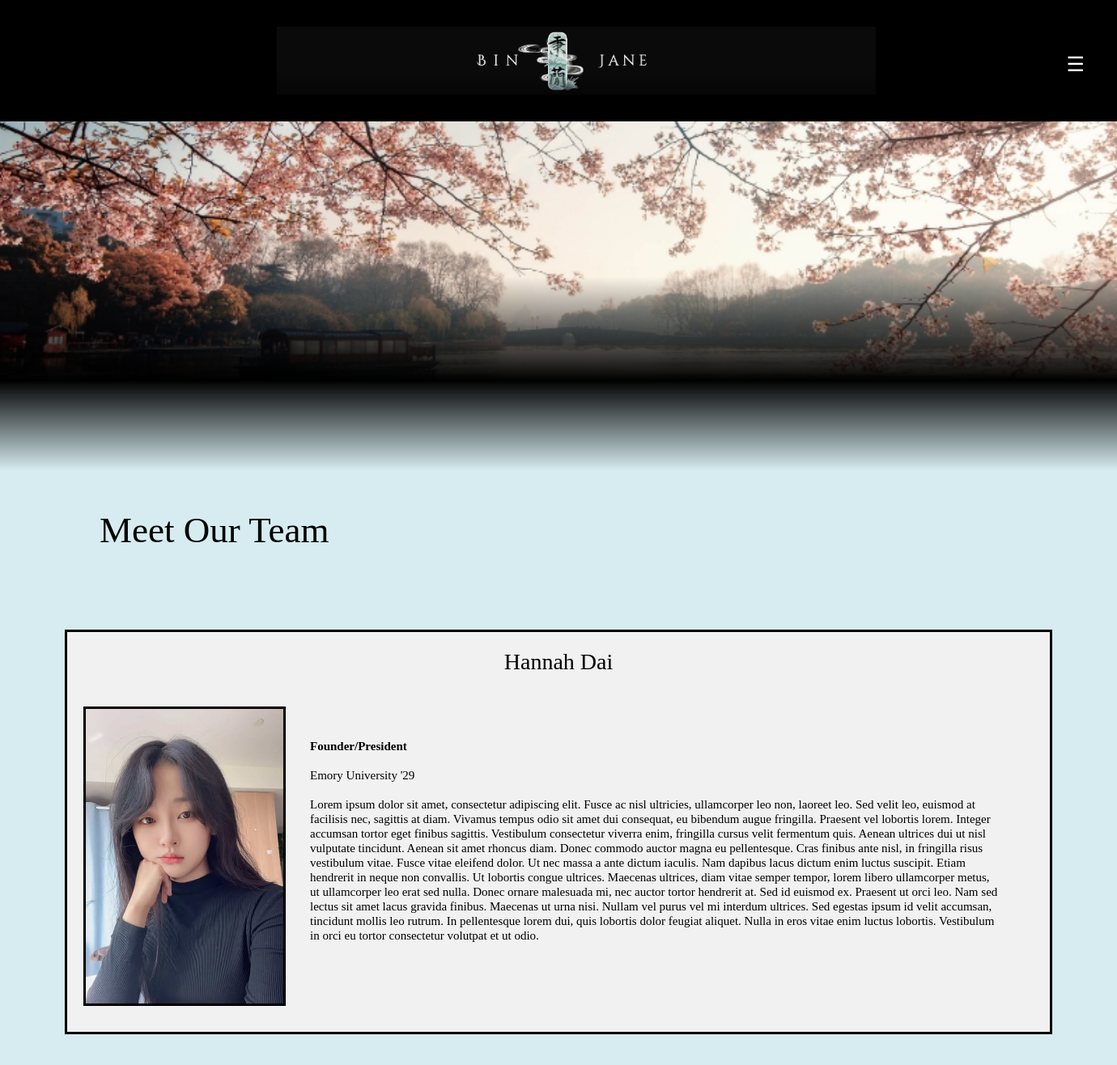
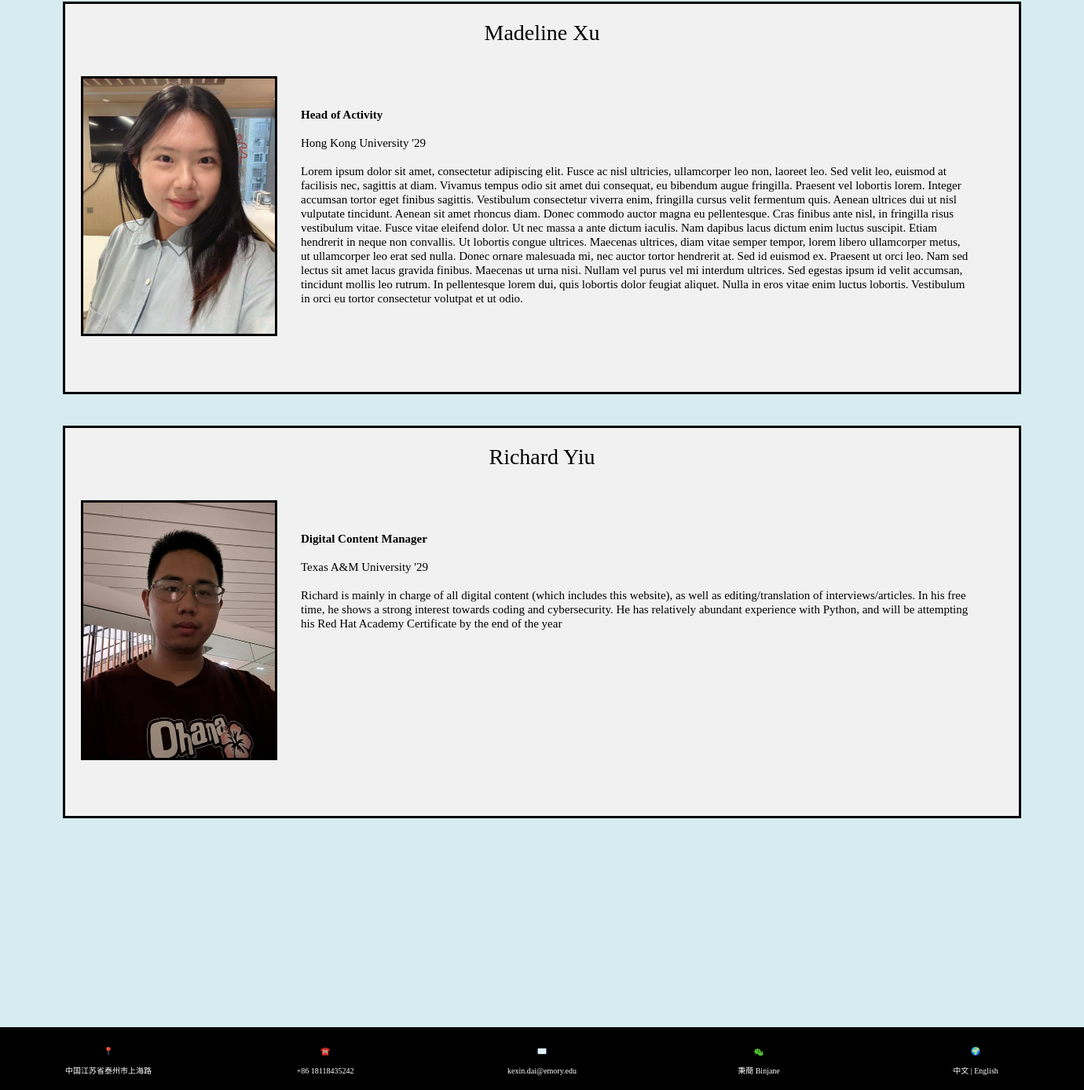
/site/team/eng=on, run on the app's committed database (2 pictures, top to bottom).
### Site/models.py (models this page shows)
class profile(models.Model):
    chinese_name=models.CharField(max_length=200)
    english_name=models.CharField(max_length=200)
    chinese_role=models.CharField(max_length=200)
    english_role=models.CharField(max_length=200)
    chinese_university=models.CharField(max_length=200)
    english_university=models.CharField(max_length=200)
    image=models.ImageField(upload_to='static/')
    chinese_description=models.TextField()
    english_description=models.TextField()

### Site/views.py (the view)
# urls.py: path('team/eng=on',views.teameng,name="teameng"),
def teameng(request):
    profiles = profile.objects.all()
    dictionary = {
        'profiles': profiles,
    }
    return render(request,'Site/teameng.html',dictionary)

### Site/templates/Site/teameng.html
{%extends 'Site/base.html'%}
{% load static %}
{% block content %}
     <div class="main-img">
                <img src="{% static 'about.jpg' %}" width="100%">
        </div>
        <div class="content" style="width:100%; mask-image: linear-gradient(rgba(0,0,0,0) 0%,rgba(0,0,0,1) 5%); animation-name: floatIn; animation-duration:2s; animation-fill-mode: backwards;">
            <h1 style="position:relative;top:-100px;left:5%;font-size:300%; justify-content: center;"><br><br>Meet Our Team</h1>
            <div class="team">
                {% for profile in profiles %}
                <div>
                    <h3>{{ profile.english_name }}</h3><br>
                    <img class='teamimg' src="{{ profile.image.url }}">
                    <h4><strong>{{ profile.english_role }}</strong><br><br>{{ profile.english_university }}<br><br>{{ profile.english_description }}</h4>
                </div>
                {% endfor %}
            </div>
        </div>
{% endblock %}
{% block lang %}
        <div class="info-item">
            <h4><div class="info-icon">🌍</div></h4>
            <h5><a href="/site/team/eng=off" style="color:white; text-decoration:none">中文</a> | <a href="/site/team/eng=on" style="color:white; text-decoration:none">English</a></h5>
        </div>
{% endblock %}

### Site/templates/Site/base.html (shortened to what this page needs)
{% load static %}
<!DOCTYPE html>
<html lang="en">
<head>
    <link href="https://cdn.jsdelivr.net/npm/bootstrap@5.3.3/dist/css/bootstrap.min.css" rel="stylesheet">
</head>
<body>
    <div class="topbar">
        <a href="/site/home/eng=off">
            <img src="{% static 'icon.jpg' %}" height="100%">
        </a>
    </div>
    {% block content %}
    {% endblock %}
    <div class="footer">
        <div class="info-item">
            <h4><div class="info-icon">📍</div></h4>
            <h6>中国江苏省泰州市上海路</h6 >
        </div>
        <div class="info-item">
            <h4><div class="info-icon">☎️</div></h4>
            <h6>+86 18118435242</h6 >
        </div>
        <div class="info-item">
            <h4><div class="info-icon">✉️</div></h4>
            <h6>kexin.dai@emory.edu</h6>
        </div>
        <div class="info-item" onclick="toggleQRCode()">
            <h4><div class="info-icon"><img src="{% static 'wechat.jpg' %}" alt="WeChat Icon"></div></h4>
            <h6>秉蕳 Binjane</h6>
        </div>
        {% block lang %}
        {% endblock %}
    </div>
    <div class="menu-icon" onclick="toggleSidebar()">&#9776;
</body>
</html>

### data on the page
profile: english_name "Hannah Dai", image (picture), english_role "Founder/President", english_university "Emory University '29", english_description "Lorem ipsum dolor sit amet, consectetur adipiscing elit. Fusce ac nisl ultricies, ullamcorper leo non, laoreet leo. Sed velit leo, euismod at facilisis nec, sagittis at diam. Vivamus tempus odio sit amet dui consequat, eu bibendum augue fringilla. Praesent vel lobortis lorem. Integer accumsan tortor eget finibus sagittis. Vestibulum consectetur viverra enim, fringilla cursus velit fermentum quis. Aenean ultrices dui ut nisl vulputate tincidunt. Aenean sit amet rhoncus diam. Donec commodo auctor magna eu pellentesque. Cras finibus ante nisl, in fringilla risus vestibulum vitae. Fusce vitae eleifend dolor. Ut nec massa a ante dictum iaculis. Nam dapibus lacus dictum enim luctus suscipit.…"
profile: english_name "Madeline Xu", image (picture), english_role "Head of Activity", english_university "Hong Kong University '29", english_description "Lorem ipsum dolor sit amet, consectetur adipiscing elit. Fusce ac nisl ultricies, ullamcorper leo non, laoreet leo. Sed velit leo, euismod at facilisis nec, sagittis at diam. Vivamus tempus odio sit amet dui consequat, eu bibendum augue fringilla. Praesent vel lobortis lorem. Integer accumsan tortor eget finibus sagittis. Vestibulum consectetur viverra enim, fringilla cursus velit fermentum quis. Aenean ultrices dui ut nisl vulputate tincidunt. Aenean sit amet rhoncus diam. Donec commodo auctor magna eu pellentesque. Cras finibus ante nisl, in fringilla risus vestibulum vitae. Fusce vitae eleifend dolor. Ut nec massa a ante dictum iaculis. Nam dapibus lacus dictum enim luctus suscipit.…"
profile: english_name "Richard Yiu", image (picture), english_role "Digital Content Manager", english_university "Texas A&M University '29", english_description "Richard is mainly in charge of all digital content (which includes this website), as well as editing/translation of interviews/articles. In his free time, he shows a strong interest towards coding and cybersecurity. He has relatively abundant experience with Python, and will be attempting his Red Hat Academy Certificate by the end of the year"
